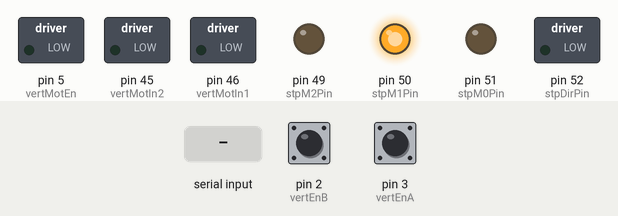
Simulated run of this sketch. Board: Arduino Mega 2560, built with avr-gcc and run on an emulated ATmega2560. On the bench: switched loads named in the sketch (green lamp = pin HIGH), output pins drawn as LEDs (lit = HIGH). Inputs (shaded band) come from the test bench; at power-on: pin 2 (vertEnB) HIGH, pin 3 (vertEnA) HIGH. Pins used as bus, display or sensor lines are not drawn; what the sketch prints to the serial monitor is not drawn.

Above: at 1.2 s.
1.3 s: "r" received over Serial
At 2.3 s:
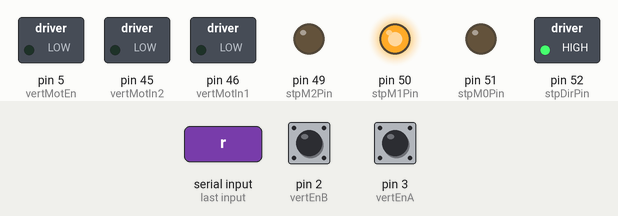
2.8 s: "u" received over Serial
At 4.4 s:
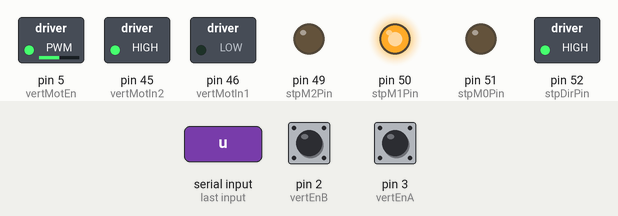
Timing chart, 0 to 5.9 s (numbered marks = the images above; inputs shaded):
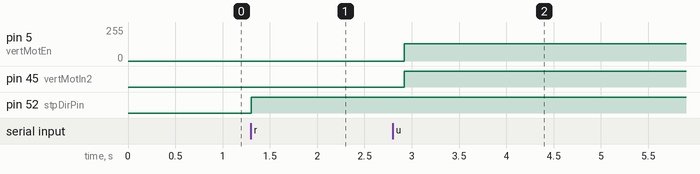

Measured:
- after the input at 1.3 s, pin 52 (stpDirPin): LOW → HIGH at once
- after the input at 2.8 s, pin 5 (vertMotEn): 0/255 → 128/255 after 0.12 s; pin 45 (vertMotIn2): LOW → HIGH after 0.12 s

The sketch:

SkyClaw_Test.ino
```cpp
/*
  Sky Claw Test
  Author: Ben Bradley
  Date: 02/01/2018

  Version:
  1. Stepper Motor Control
  2. Vertical Motor and Encoder Control
  3. Horizontal Potentiometer readings
*/

/*
  Stepper Motor variables for DRV8825
  https://www.pololu.com/product/2133

  Microstepping pinout
  M0  M1  M2  Microstep
  0   0   0   Full
  1   0   0   1/2
  0   1   0   1/4
  1   1   0   1/8
  0   0 	1   1/16
  1   0 	1   1/32
  0   1 	1   1/32
  1   1 	1   1/32
*/

#define stpStepPin 53
#define stpDirPin 52
#define stpM0Pin 51
#define stpM1Pin 50
#define stpM2Pin 49
//#define stpFaultPin 48  //Pin left NC
//#define stpReset 47  //Pin left NC

volatile long stpStepCount = 0;
bool stpDir = 0;  //0: CW  1: CCW

/*
  Horizontal Soft Potentiometer Feedback
  http://www.mouser.com/ProductDetail/Spectra-Symbol/SP-L-0750-203-3-ST/?qs=sGAEpiMZZMvWgbUE6GM3Oc6i9sqQyBsUI0fLnd5p%2fsI%3d
*/

#define horPotPin A0

/*
  Vertical Motor Variables for L298N wired in parallel
  http://www.bristolwatch.com/L298N/index.htm

  In1 high In2 low: CW DOWN In1 low In2 high: CCW UP
*/
#define vertMotIn1 46   //pin 46
#define vertMotIn2 45   //pin 45
#define vertMotEn 5    // PWM input for motor PE3

bool vertMotDir = 0;  //0: CW down 1: CCW up
bool * dcnt = &vertMotDir;

/*
  Vertical Encoder Variables
  https://www.sparkfun.com/products/10932
*/
#define vertEnA 3
#define vertEnB 2

volatile long vertCnt = 0;
long * cpnt = &vertCnt;
long target = 38401;
long * tpnt = &target;

int vertTravCnt = 0;
int vertRevCnt = 400;  //Counts per rev


/*
  Vertical Limit Switches
*/
#define limSw1 42
#define limSw2 41

//Register manipulation macros
#define SETBIT(REG, nbit) (REG |= (1 << nbit))
#define TOGGLEBIT(REG, nbit) (REG ^= (1 << nbit))
#define CLEARBIT(REG, nbit) (REG &= ~(1 << nbit))


int incomingByte = 0;

void setup() {

  //Horizontal Stepper Motor
  pinMode(stpStepPin, OUTPUT);
  pinMode(stpDirPin, OUTPUT);
  pinMode(stpM0Pin, OUTPUT);
  pinMode(stpM1Pin, OUTPUT);
  pinMode(stpM2Pin, OUTPUT);
  //pinMode(stpFaultPin, INPUT_PULLUP);   //Used for software detection of overtemp or overcurrent

  //Set stepper driver microstep mode
  //1/4 step mode
  digitalWrite(stpM0Pin, LOW);
  digitalWrite(stpM1Pin, HIGH);
  digitalWrite(stpM2Pin, LOW);

  //Horizontal Potentiometer Pin
  pinMode(horPotPin, INPUT);

  //Vertical Motor
  //DDRL |= (1 << vertMotIn1);  // Set pin 46 as output
  //DDRL |= (1 << vertMotIn2);  // Set pin 45 as output
  pinMode(vertMotIn1, OUTPUT);
  pinMode(vertMotIn2, OUTPUT);
  pinMode(vertMotEn, OUTPUT);

  //Vertical Encoder
  pinMode(vertEnA, INPUT_PULLUP);
  pinMode(vertEnB, INPUT_PULLUP);

  attachInterrupt(digitalPinToInterrupt(vertEnA), enA, RISING);
  attachInterrupt(digitalPinToInterrupt(vertEnB), enB, RISING);

  pinMode(limSw1, INPUT_PULLUP);
  pinMode(limSw2, INPUT_PULLUP);


  Serial.begin(9600);
}

void loop() {

  if (Serial.available() > 0) {
    // read the incoming byte:
    incomingByte = Serial.read();
    if (incomingByte == 114) { //r
      stpStep(800, 1);
    } else if (incomingByte == 117) { //u
      vertMotDir = 1;
      jogVertical(vertMotDir);
    } else if (incomingByte == 100) { //d
      vertMotDir = 0;
      jogVertical(vertMotDir);
    }
  }

  Serial.println(vertCnt);
  Serial.println(target);

}

//jogs vertical stage 400 counts in the specified direction
//false: down true: up
void jogVertical(bool dir) {

  if (dir) {
    target = vertCnt + 400;
    while (vertCnt < target) {
      SETBIT(PORTL, 4);
      CLEARBIT(PORTL, 3);
      analogWrite(vertMotEn, 128);
    }
    //Stop motor
    PORTL &= 11100111;
    digitalWrite(vertMotEn, HIGH);

  } else {
    target = vertCnt - 400;
    while (vertCnt > target) {
      SETBIT(PORTL, 3);
      CLEARBIT(PORTL, 4);
      analogWrite(vertMotEn, 128);
    }
    //Stop motor
    PORTL &= 11100111;
    digitalWrite(vertMotEn, HIGH);
  }
}

//Find travel limits of the vertical stage
void verticalHome() {
  if (digitalRead(limSw1) == HIGH && digitalRead(limSw2) == HIGH) {

    //Lower vertical Stage until it reaches the first limit switch
    while (digitalRead(limSw1) == HIGH) {
      digitalWrite(vertMotIn1, HIGH);
      digitalWrite(vertMotIn2, LOW);
      analogWrite(vertMotEn, 128);
    }
    //Stop motor
    analogWrite(vertMotEn, 0);
    //Reset encoder count to zero
    vertCnt = 0;
    vertTravCnt = vertCnt;

    //Raise vertical stage from  switch
    while (vertCnt < 200) {
      digitalWrite(vertMotIn1, LOW);
      digitalWrite(vertMotIn2, HIGH);
      analogWrite(vertMotEn, 128);
    }

    //Stop motor
    analogWrite(vertMotEn, 0);

    //Approach lower limit switch again slower
    while (digitalRead(limSw1) == HIGH) {
      digitalWrite(vertMotIn1, HIGH);
      digitalWrite(vertMotIn2, LOW);
      analogWrite(vertMotEn, 100);
    }
    //Stop motor
    analogWrite(vertMotEn, 0);

    vertCnt = 0;
    vertTravCnt = vertCnt;

    //Raise vertical stage toward upper limit switch
    while (digitalRead(limSw2) == HIGH) {
      digitalWrite(vertMotIn1, LOW);
      digitalWrite(vertMotIn2, HIGH);
      analogWrite(vertMotEn, 128);
    }
    //Stop motor
    analogWrite(vertMotEn, 0);

    int current = vertCnt;

    //Lower vertical stage from  switch
    while (current - vertCnt < 200) {
      digitalWrite(vertMotIn1, HIGH);
      digitalWrite(vertMotIn2, LOW);
      analogWrite(vertMotEn, 128);
    }
    //Stop motor
    analogWrite(vertMotEn, 0);

    //Approach upper limit switch again slower
    while (digitalRead(limSw2) == HIGH) {
      digitalWrite(vertMotIn1, LOW);
      digitalWrite(vertMotIn2, HIGH);
      analogWrite(vertMotEn, 100);
    }
    //Stop motor
    analogWrite(vertMotEn, 0);

    //Set counts for full vertical travel
    vertTravCnt = vertCnt;

    while (vertCnt > (vertTravCnt * 0.75)) {
      digitalWrite(vertMotIn1, HIGH);
      digitalWrite(vertMotIn2, LOW);
      analogWrite(vertMotEn, 128);
    }
    //Stop motor
    analogWrite(vertMotEn, 0);

  }
}

/*
  Moves the stepper motor a number of steps in the specified direction
*/
void stpStep(int steps, bool dir) {

  if (dir) {
    digitalWrite(stpDirPin, HIGH);
  } else {
    digitalWrite(stpDirPin, LOW);
  }

  if (steps > 0) {

    for (int i = 0; i < steps; i++) {
      digitalWrite(stpStepPin, HIGH);
      delay(1);
      digitalWrite(stpStepPin, LOW);
      delay(1);
    }
  } else {
    Serial.println("Invalid number of steps");
  }
}

void enA() {
  if (digitalRead(vertEnB) == LOW) {
    ++(*cpnt);
  } else {
    --(*cpnt);
  }
}

void enB() {
  if (digitalRead(vertEnA) == LOW) {
    --(*cpnt);
  } else {
    ++(*cpnt);
  }
}
```
